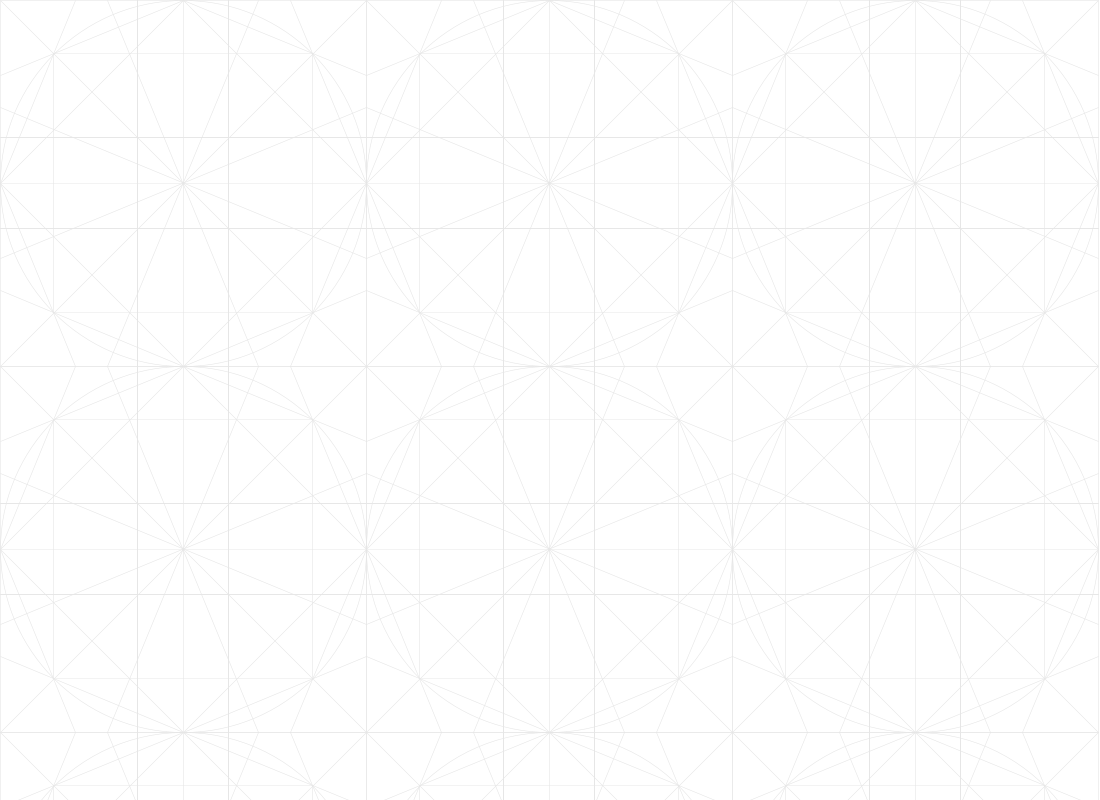
Frame 1 (no input)
Frame 2 (the mouse pressed at the canvas centre, redrawn once): identical to frame 1, image omitted

The Processing sketch that drew this single still picture (run headless with seeded random() and noise(); the mouse was pressed at the canvas centre and the sketch redrawn once):

// Processing sketch: Great_Mosque_of_Kairouan_construction_lines
// ── Great_Mosque_of_Kairouan_construction_lines.pde

int number_of_tiles = 3;

void setup() {

  size(1100, 800);
  smooth(10);
  noLoop();   
}

void draw() {

  fill(255, 0);
  background(255);
  draw_tiles(); 
  save("great_mosque_of_kairouan_construction_lines.jpg");
}

void draw_tiles() { 

  stroke(230);
  strokeWeight(.6);
  float tile_size = width / number_of_tiles;
  for(int d = 0; d < number_of_tiles; d++) {
    float x = tile_size * d;
    for(int ii = 0; ii < number_of_tiles; ii++) {
      float y = tile_size * ii;
      draw_tile(x, y, tile_size);
    }
  }
}

void draw_tile(float x, float y, float tile_size) {
      
  // draw grid lines lines
  int radius =  int(tile_size / 2);
  rectMode(RADIUS); 
  float center_x = radius + x;
  float center_y = radius + y;
  float far_x    = x + tile_size;
  float far_y    = y + tile_size;
  rect(center_x, center_y, radius, radius);
  circle(center_x, center_y, tile_size);

  // draw central grid
  line(center_x, y, center_x, far_y); 
  line(x, center_y, far_x, center_y); 
    
  // draw diagonals
  line(x, y, far_x, far_y);
  line(far_x, y, x, far_y);
  
  // get all points along circle
  int numPoints = 8; 

  // calculate the angle each point is on
  float angle = TWO_PI / (float) numPoints; 

  // declare point plots array
  float[][] Plots;
  float[] NextPlot;

  // Setup the array
  Plots = new float [numPoints][2]; 
  for (int i = 0; i < numPoints; i++) { 
    float xx = radius * sin(angle * i) + (tile_size / 2) + x;
    float yy = radius * cos(angle * i) + (tile_size / 2) + y;
    Plots[i][0] = xx; 
    Plots[i][1] = yy;
  }

  for (int i = 0; i < numPoints; i++) { 
    float xx = Plots[i][0];
    float yy = Plots[i][1];
    if (numPoints > i + 1) {
      NextPlot = Plots[i + 1];
    } else {
      NextPlot = Plots[0];      
    }

    if(i % 2 != 0) {
      // odd column
      if (numPoints > i + 2) {
        NextPlot = Plots[i + 2];
      } else {
        NextPlot = Plots[1];   
      }
      line(NextPlot[0], NextPlot[1], xx, yy);
    }
    
    // add vertical inner lines
    
    // then try matrix pushing/popping?
    
    float inner_width = radius * .25;
    line(center_x - inner_width, y,center_x - inner_width, far_y);
    line(center_x + inner_width, y,center_x + inner_width, far_y);
    line(x, center_y  - inner_width, far_x, center_y - inner_width);
    line(x, center_y  + inner_width, far_x, center_y + inner_width);
//    line(center_x + inner_width, y,center_x + inner_width, far_y);
  }
  // draw sqaures
    line(center_x, y, x, center_y); 
    line(center_x, y, far_x, center_y);
    line(far_x, center_y, center_x, far_y); 
    line(x, center_y, center_x, far_y); 
 
  // draw second set of dividing 
  // lines crossing thru center
  
  float a_angle = 22.5; 
  float n_length = radius * tan(radians(a_angle));

  line(x, center_y + n_length, far_x, center_y - n_length);
  line(x, center_y - n_length, far_x, center_y + n_length);

  line(center_x - n_length, y, center_x + n_length, far_y);
  line(center_x + n_length, y, center_x - n_length, far_y);

  // draw skewed perimeter lines from circle apex points

  line(far_x, center_y, far_x - n_length, y);
  line(far_x, center_y, far_x - n_length, far_y);

  line(center_x, y, x, y + n_length);
  line(center_x, y, far_x, y + n_length);
  
  line(x, center_y, x + n_length, far_y);
  line(x, center_y, x + n_length, y);

  line(center_x, far_y, x, far_y - n_length);
  line(center_x, far_y, far_x, far_y - n_length); 
}

void keyPressed() {
    if (key == '.') {
    number_of_tiles++;
  }
  if (key == ',') {
    if(number_of_tiles < 2 ) {
      number_of_tiles = 1;      
    } else {
      number_of_tiles--;
    }
  }
  redraw();
}
